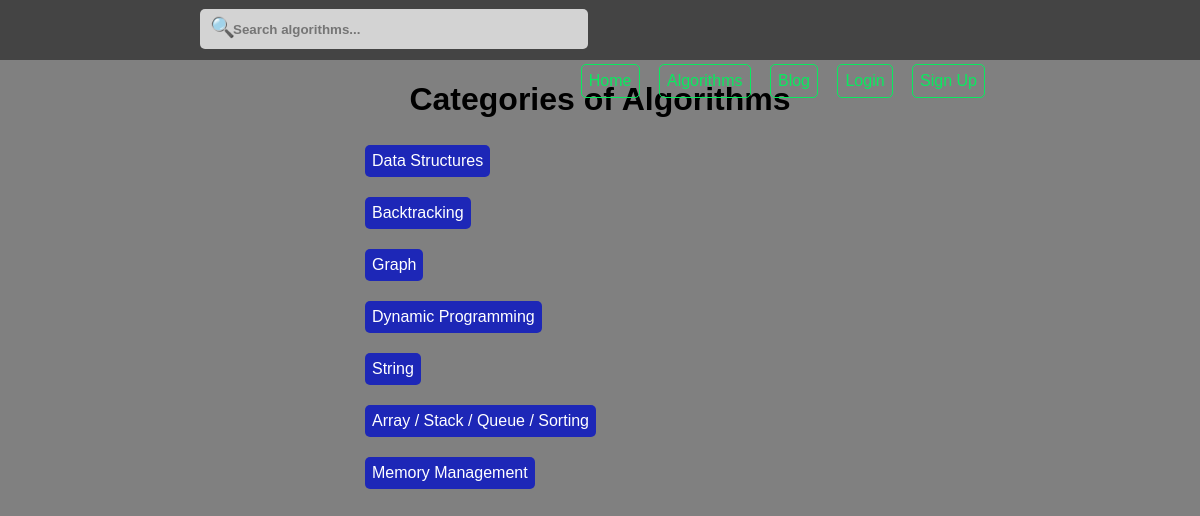
Page /algorithms/ on the committed database.
### computer_science/models.py (models this page shows, shortened)
class Algorithm(models.Model):
	title = models.CharField(max_length = 300)
	friendly_title = models.SlugField(unique = False, default = None)
	category = models.CharField(max_length = 300, default = None)
	friendly_category = models.SlugField(unique = False, default = None)
	code = models.TextField()
	users = models.ManyToManyField(User)
	likes = models.ManyToManyField(User, blank = True, related_name = 'algorithm_likes')
	created_at = models.DateTimeField(auto_now = False, auto_now_add = True)
	updated_at = models.DateTimeField(auto_now = True, auto_now_add = False)
	class Meta:
		ordering = ['title']

### computer_science/views.py (the view)
# urls.py: url(r'^algorithms/$', categories, name = 'categories'),
def categories(request):
	algorithms = Algorithm.objects.all()
	hashmap = {}
	for algorithm in algorithms:
		hashmap[algorithm.category] = algorithm.friendly_category
	items = { 'all_categories': hashmap, 'title': 'Categories of Algorithms' }
	return render(request, 'algorithms/categories.html', items)

### templates/algorithms/categories.html (shortened to what this page needs)
{% extends 'base.html' %}
{% load static %}
{% block css %}
	<link rel="stylesheet" type="text/css" href="{% static 'css/algorithm_categories.css' %}">
{% endblock css %}
{% block main %}
	<h1>Categories of Algorithms</h1>
	<div class="algorithm-categories">
		{% for category, friendly_category in all_categories.items %}
			<div class="each-category"><a href="{{ friendly_category }}" class="button-class-b">{{ category }}</a></div>
		{% endfor %}
	</div>
{% endblock main %}

### static_files/css/main.css (style rules this page uses)
html { margin-left: calc(100vw - 100%); overflow-y: scroll; }
body { margin: 0; padding: 0; background: grey; }
a { text-decoration: none; display: inline-block; }
.button-class-b { border-radius: 5px; padding: 7px; margin: 5px; background: rgb(29, 39, 183); color: white; font-size: 16px; }

### static_files/css/algorithm_categories.css (style rules this page uses)
.algorithm-categories { width: 500px; margin: 0 auto; text-align: left; }
.each-category { margin: 10px; }

### rows in the picture
Algorithm: all_categories "Data Structures"
Algorithm: all_categories "Backtracking"
Algorithm: all_categories "Graph"
Algorithm: all_categories "Dynamic Programming"
Algorithm: all_categories "String"
Algorithm: all_categories "Array / Stack / Queue / Sorting"
Algorithm: all_categories "Memory Management"
